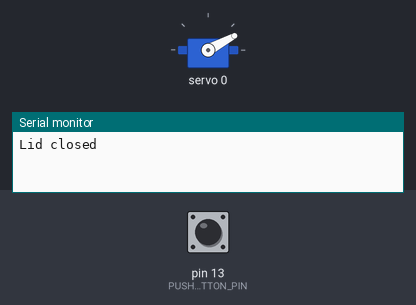
This sketch was run on a simulated Arduino Uno, built with avr-gcc and run on an emulated ATmega328P. On the bench: servo, the last lines printed to the serial monitor. The inputs (shaded band) are chosen by the test bench; at power-on: pin 13 (PUSHBUTTON_PIN) HIGH.

Above: at 2.2 s.
2.3 s: pin 13 (PUSHBUTTON_PIN) pulled LOW for 0.15 s
At 3.5 s:
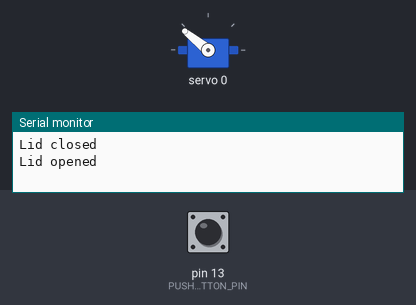
Timing chart, 0 to 8.8 s (numbered marks = the images above; inputs shaded):
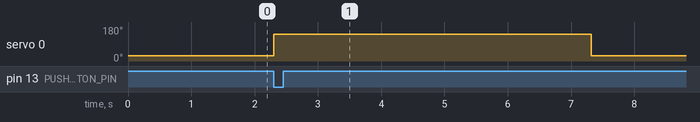

The sketch:

main.ino
```cpp
#include <Wire.h>
#include <Adafruit_PWMServoDriver.h>
#define SERVOMIN 170
#define SERVOMAX 650
#define SERVOPIN 0
#define OPEN_ANGLE 90
#define CLOSE_ANGLE 0
#define PUSHBUTTON_PIN 13
#define DELAY_TIME 5000

Adafruit_PWMServoDriver pwm = Adafruit_PWMServoDriver();

bool isRotating = false;
bool isClosed = true;

void setup() {
  Serial.begin(9600);
  pwm.begin();
  pwm.setPWMFreq(50);
  closeLid(); // Start with the lid closed

  pinMode(PUSHBUTTON_PIN, INPUT_PULLUP);
  delay(1000);
}

void loop() {
  int buttonState = digitalRead(PUSHBUTTON_PIN);
  if (buttonState == LOW && !isRotating) {
    if (isClosed) {
      openLid();
      delay(DELAY_TIME);
      closeLid();
    }
  }
}

void openLid() {
  isRotating = true;
  pwm.setPWM(SERVOPIN, 0, angleToPulse(OPEN_ANGLE));
  delay(15);
  Serial.println("Lid opened");
  isClosed = false;
  isRotating = false;
}

void closeLid() {
  isRotating = true;
  pwm.setPWM(SERVOPIN, 0, angleToPulse(CLOSE_ANGLE));
  delay(15);
  Serial.println("Lid closed");
  isClosed = true;
  isRotating = false;
}

int angleToPulse(int angle) {
  return map(angle, 0, 180, SERVOMIN, SERVOMAX);
}
```

Measured:
- after the input at 2.3 s, servo 0: 28° → 141° at once, → 28° 5.0 s later
